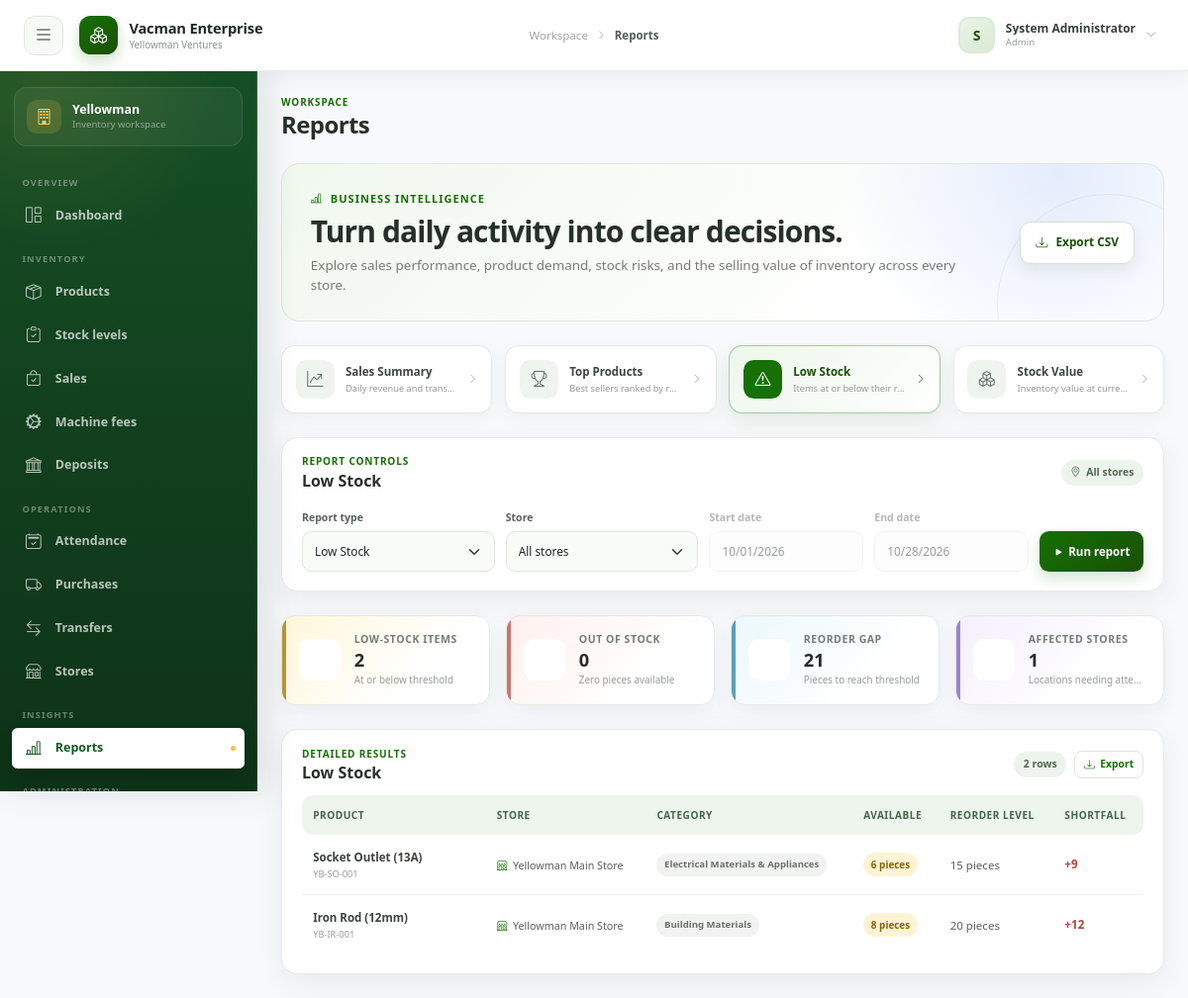
/reports.php?report_type=low_stock&store_id=0&start_date=2026-10-01&end_date=2026-10-28 (signed in), run on the app's committed database.
### tables this page shows
CREATE TABLE IF NOT EXISTS `inventory` (
  `id` int(11) NOT NULL AUTO_INCREMENT,
  `product_id` int(11) NOT NULL,
  `store_id` int(11) NOT NULL,
  `quantity` int(11) NOT NULL DEFAULT 0,
  `reserved_quantity` int(11) NOT NULL DEFAULT 0,
  `last_received_date` date DEFAULT NULL,
  `last_sold_date` date DEFAULT NULL,
  `last_physical_count` date DEFAULT NULL,
  `notes` text DEFAULT NULL,
  `created_at` timestamp NOT NULL DEFAULT current_timestamp(),
  `updated_at` timestamp NOT NULL DEFAULT current_timestamp() ON UPDATE current_timestamp(),
  PRIMARY KEY (`id`),
  UNIQUE KEY `unique_product_store` (`product_id`,`store_id`),
  KEY `store_id` (`store_id`),
  KEY `idx_quantity` (`quantity`),
  KEY `idx_last_activity` (`last_received_date`,`last_sold_date`)
);

CREATE TABLE IF NOT EXISTS `products` (
  `id` int(11) NOT NULL AUTO_INCREMENT,
  `sku` varchar(50) NOT NULL COMMENT 'Stock Keeping Unit',
  `name` varchar(255) NOT NULL,
  `description` text DEFAULT NULL,
  `category_id` int(11) NOT NULL,
  `barcode` varchar(100) DEFAULT NULL,
  `unit_price` decimal(10,2) NOT NULL DEFAULT 0.00,
  `cost_price` decimal(10,2) NOT NULL DEFAULT 0.00,
  `supplier_name` varchar(100) DEFAULT NULL,
  `supplier_contact` varchar(100) DEFAULT NULL,
  `reorder_level` int(11) NOT NULL DEFAULT 10,
  `min_stock` int(11) NOT NULL DEFAULT 5,
  `max_stock` int(11) NOT NULL DEFAULT 100,
  `warranty_months` int(11) DEFAULT 0,
  `image_url` varchar(500) DEFAULT NULL,
  `status` enum('active','discontinued','out_of_stock') DEFAULT 'active',
  `created_at` timestamp NOT NULL DEFAULT current_timestamp(),
  `updated_at` timestamp NOT NULL DEFAULT current_timestamp() ON UPDATE current_timestamp(),
  PRIMARY KEY (`id`),
  UNIQUE KEY `sku` (`sku`),
  KEY `idx_sku` (`sku`),
  KEY `idx_category` (`category_id`),
  KEY `idx_status` (`status`)
);

CREATE TABLE IF NOT EXISTS `stores` (
  `id` int(11) NOT NULL AUTO_INCREMENT,
  `name` varchar(100) NOT NULL,
  `location` varchar(255) NOT NULL,
  `address` text DEFAULT NULL,
  `contact_phone` varchar(20) DEFAULT NULL,
  `manager_id` int(11) DEFAULT NULL,
  `status` enum('active','inactive') DEFAULT 'active',
  `created_at` timestamp NOT NULL DEFAULT current_timestamp(),
  `updated_at` timestamp NOT NULL DEFAULT current_timestamp() ON UPDATE current_timestamp(),
  PRIMARY KEY (`id`),
  KEY `manager_id` (`manager_id`),
  KEY `idx_status` (`status`)
);

CREATE TABLE IF NOT EXISTS `categories` (
  `id` int(11) NOT NULL AUTO_INCREMENT,
  `name` varchar(100) NOT NULL,
  `description` text DEFAULT NULL,
  `parent_category_id` int(11) DEFAULT NULL,
  PRIMARY KEY (`id`),
  KEY `idx_parent` (`parent_category_id`)
);

### includes/functions.php (called while the page is built, shortened)
<?php
function e(?string $value): string
{
    return htmlspecialchars($value ?? '', ENT_QUOTES, 'UTF-8');
}

### reports.php (the view, shortened to what this page needs)
<?php
$pdo = db();
$reportType = $_GET['report_type'] ?? 'sales_summary';
$storeId = (int) ($_GET['store_id'] ?? 0);
$startDate = $_GET['start_date'] ?? date('Y-m-01');
$endDate = $_GET['end_date'] ?? date('Y-m-d');
$selectedStore = 'All stores';
$reportMeta = [
    'sales_summary' => ['label' => 'Sales Summary', 'description' => 'Daily revenue and transaction performance.', 'icon' => 'graph-up-arrow'],
    'top_products' => ['label' => 'Top Products', 'description' => 'Best sellers ranked by revenue.', 'icon' => 'trophy'],
    'low_stock' => ['label' => 'Low Stock', 'description' => 'Items at or below their reorder level.', 'icon' => 'exclamation-triangle'],
    'inventory_valuation' => ['label' => 'Stock Value', 'description' => 'Inventory value at current selling prices.', 'icon' => 'boxes'],
];
$results = [];
$chartLabels = [];
$chartValues = [];
$summaryCards = [];
$usesDateRange = in_array($reportType, ['sales_summary', 'top_products'], true);
if ($reportType === 'sales_summary') {
    $sql = "SELECT DATE(s.sale_date) AS report_date, COUNT(*) AS transaction_count,
                   COALESCE(SUM(s.total_amount), 0) AS revenue,
                   COALESCE(AVG(s.total_amount), 0) AS average_sale
            FROM sales s
            WHERE s.payment_status = 'approved' AND DATE(s.sale_date) BETWEEN :start AND :end";
    $params = [':start' => $startDate, ':end' => $endDate];
    if ($storeId > 0) { $sql .= ' AND s.store_id = :store_id'; $params[':store_id'] = $storeId; }
    $sql .= ' GROUP BY DATE(s.sale_date) ORDER BY report_date';
    $stmt = $pdo->prepare($sql);
    $stmt->execute($params);
    $results = $stmt->fetchAll();
    $totalRevenue = (float) array_sum(array_column($results, 'revenue'));
    $totalTransactions = (int) array_sum(array_column($results, 'transaction_count'));
    foreach ($results as $row) { $chartLabels[] = $row['report_date']; $chartValues[] = (float) $row['revenue']; }
    $summaryCards = [
        ['label' => 'Total revenue', 'value' => money($totalRevenue), 'hint' => 'Selected period', 'icon' => 'cash-stack', 'tone' => 'revenue'],
        ['label' => 'Transactions', 'value' => number_format($totalTransactions), 'hint' => 'Completed checkouts', 'icon' => 'receipt', 'tone' => 'transactions'],
        ['label' => 'Average sale', 'value' => money($totalTransactions ? $totalRevenue / $totalTransactions : 0), 'hint' => 'Revenue per transaction', 'icon' => 'calculator', 'tone' => 'average'],
        ['label' => 'Active sales days', 'value' => number_format(count($results)), 'hint' => 'Days with transactions', 'icon' => 'calendar-check', 'tone' => 'days'],
    ];
} elseif ($reportType === 'low_stock') {
    $sql = "SELECT p.name, p.sku, c.name AS category, i.quantity, p.reorder_level,
                   GREATEST(p.reorder_level - i.quantity, 0) AS reorder_gap, s.name AS store_name
            FROM inventory i
            JOIN products p ON p.id = i.product_id
            JOIN categories c ON c.id = p.category_id
            JOIN stores s ON s.id = i.store_id
            WHERE i.quantity <= p.reorder_level";
    $params = [];
    $sql .= ' ORDER BY i.quantity ASC, p.name';
    $stmt = $pdo->prepare($sql);
    $stmt->execute($params);
    $results = $stmt->fetchAll();
    $outOfStock = count(array_filter($results, static fn($row) => (int) $row['quantity'] === 0));
    $reorderUnits = (int) array_sum(array_column($results, 'reorder_gap'));
    $affectedStores = count(array_unique(array_column($results, 'store_name')));
    $summaryCards = [
        ['label' => 'Low-stock items', 'value' => number_format(count($results)), 'hint' => 'At or below threshold', 'icon' => 'exclamation-triangle', 'tone' => 'warning'],
        ['label' => 'Out of stock', 'value' => number_format($outOfStock), 'hint' => 'Zero pieces available', 'icon' => 'x-octagon', 'tone' => 'danger'],
        ['label' => 'Reorder gap', 'value' => number_format($reorderUnits), 'hint' => 'Pieces to reach threshold', 'icon' => 'cart-plus', 'tone' => 'average'],
        ['label' => 'Affected stores', 'value' => number_format($affectedStores), 'hint' => 'Locations needing attention', 'icon' => 'shop', 'tone' => 'days'],
    ];
}
$filterQuery = ['report_type' => $reportType, 'store_id' => $storeId, 'start_date' => $startDate, 'end_date' => $endDate];
$exportUrl = 'reports.php?' . http_build_query(array_merge($filterQuery, ['export' => 'csv']));
require __DIR__ . '/includes/header.php';
?>
<section class="report-hero mb-4">
  <div>
    <span class="report-overline"><i class="bi bi-bar-chart-line me-2"></i>Business intelligence</span>
    <h2>Turn daily activity into clear decisions.</h2>
    <p>Explore sales performance, product demand, stock risks, and the selling value of inventory across every store.</p>
  </div>
  <?php if ($results): ?><a class="btn report-export-button" href="<?= e($exportUrl) ?>"><i class="bi bi-download me-2"></i>Export CSV</a><?php endif; ?>
</section>
<nav class="report-type-grid mb-4" aria-label="Report types">
  <?php foreach ($reportMeta as $key => $meta):
    $typeUrl = 'reports.php?' . http_build_query(['report_type' => $key, 'store_id' => $storeId, 'start_date' => $startDate, 'end_date' => $endDate]);
  ?>
  <a href="<?= e($typeUrl) ?>" class="report-type-card <?= $reportType === $key ? 'active' : '' ?>" <?= $reportType === $key ? 'aria-current="page"' : '' ?>>
    <span><i class="bi bi-<?= e($meta['icon']) ?>"></i></span><div><strong><?= e($meta['label']) ?></strong><small><?= e($meta['description']) ?></small></div><i class="bi bi-chevron-right"></i>
  </a>
  <?php endforeach; ?>
</nav>
<section class="report-filter-panel mb-4">
  <header><div><span class="report-section-label">Report controls</span><h3><?= e($reportMeta[$reportType]['label']) ?></h3></div><span class="report-scope"><i class="bi bi-geo-alt"></i><?= e($selectedStore) ?></span></header>
  <form method="GET" action="reports.php" class="report-filters">
    <div><label class="form-label" for="reportType">Report type</label><select class="form-select" name="report_type" id="reportType"><?php foreach ($reportMeta as $key => $meta): ?><option value="<?= e($key) ?>" <?= $reportType === $key ? 'selected' : '' ?>><?= e($meta['label']) ?></option><?php endforeach; ?></select></div>
    <div><label class="form-label" for="reportStore">Store</label><select class="form-select" name="store_id" id="reportStore"><option value="0">All stores</option></select></div>
    <div class="report-date-field <?= $usesDateRange ? '' : 'is-disabled' ?>"><label class="form-label" for="reportStartDate">Start date</label><input type="date" class="form-control" name="start_date" id="reportStartDate" value="<?= e($startDate) ?>" <?= !$usesDateRange ? 'disabled' : '' ?>></div>
    <div class="report-date-field <?= $usesDateRange ? '' : 'is-disabled' ?>"><label class="form-label" for="reportEndDate">End date</label><input type="date" class="form-control" name="end_date" id="reportEndDate" value="<?= e($endDate) ?>" <?= !$usesDateRange ? 'disabled' : '' ?>></div>
    <button type="submit" class="btn report-run-button"><i class="bi bi-play-fill me-1"></i>Run report</button>
  </form>
</section>
<section class="report-kpi-grid mb-4" aria-label="Report summary">
  <?php foreach ($summaryCards as $card): ?>
  <div class="report-kpi report-kpi-<?= e($card['tone']) ?>"><span class="report-kpi-icon"><i class="bi bi-<?= e($card['icon']) ?>"></i></span><div><span><?= e($card['label']) ?></span><strong><?= e((string) $card['value']) ?></strong><small><?= e($card['hint']) ?></small></div></div>
  <?php endforeach; ?>
</section>
<section class="report-panel">
  <header class="report-panel-header"><div><span class="report-section-label">Detailed results</span><h3><?= e($reportMeta[$reportType]['label']) ?></h3></div><div class="report-panel-actions"><span class="report-result-count"><?= count($results) ?> row<?= count($results) === 1 ? '' : 's' ?></span><?php if ($results): ?><a href="<?= e($exportUrl) ?>" class="btn report-table-export"><i class="bi bi-download"></i><span>Export</span></a><?php endif; ?></div></header>
  <div class="table-responsive report-table-wrap">
    <table class="table align-middle report-table mb-0">
      <?php if ($reportType === 'sales_summary'): ?>
      <thead><tr><th>Date</th><th>Transactions</th><th>Revenue</th><th>Average sale</th><th>Share</th></tr></thead>
      <tbody><?php if (!$results): ?><tr><td colspan="5"><?php require __DIR__ . '/includes/report-empty.php'; ?></td></tr><?php else: foreach ($results as $row): $share = $totalRevenue > 0 ? ((float) $row['revenue'] / $totalRevenue) * 100 : 0; ?><tr><td><div class="report-date"><span><?= e(date('d', strtotime($row['report_date']))) ?></span><div><strong><?= e(date('M Y', strtotime($row['report_date']))) ?></strong><small><?= e(date('l', strtotime($row['report_date']))) ?></small></div></div></td><td><strong class="report-number"><?= number_format((int) $row['transaction_count']) ?></strong></td><td><strong class="report-money"><?= e(money($row['revenue'])) ?></strong></td><td><?= e(money($row['average_sale'])) ?></td><td><div class="report-share"><span style="width: <?= min(100, $share) ?>%"></span></div><small class="report-share-label"><?= number_format($share, 1) ?>%</small></td></tr><?php endforeach; endif; ?></tbody>
      <?php elseif ($reportType === 'low_stock'): ?>
      <thead><tr><th>Product</th><th>Store</th><th>Category</th><th>Available</th><th>Reorder level</th><th>Shortfall</th></tr></thead>
      <tbody><?php if (!$results): ?><tr><td colspan="6"><?php require __DIR__ . '/includes/report-empty.php'; ?></td></tr><?php else: foreach ($results as $row): ?><tr><td><div class="report-product"><strong><?= e($row['name']) ?></strong><small><?= e($row['sku']) ?></small></div></td><td><span class="report-store"><i class="bi bi-shop"></i><?= e($row['store_name']) ?></span></td><td><span class="report-category"><?= e($row['category']) ?></span></td><td><span class="report-stock-level <?= (int) $row['quantity'] === 0 ? 'empty' : 'low' ?>"><?= number_format((int) $row['quantity']) ?> pieces</span></td><td><?= number_format((int) $row['reorder_level']) ?> pieces</td><td><strong class="report-shortfall">+<?= number_format((int) $row['reorder_gap']) ?></strong></td></tr><?php endforeach; endif; ?></tbody>
      <?php endif; ?>
    </table>
  </div>
</section>
<?php
require __DIR__ . '/includes/footer.php';
?>

### data on the page
inventory: product.name "Socket Outlet (13A)", product.sku "YB-SO-001", store.name "Yellowman Main Store", categories.name "Electrical Materials & Appliances", quantity "6", product.reorder_level "15", reorder_gap "9"
inventory: product.name "Iron Rod (12mm)", product.sku "YB-IR-001", store.name "Yellowman Main Store", categories.name "Building Materials", quantity "8", product.reorder_level "20", reorder_gap "12"

### other printed values
APP_NAME "Vacman Enterprise"
BUSINESS_NAME "Yellowman Ventures"
$pageTitle "Reports"
substr($user['full_name'] ?? 'U', 0, 1) "S"
$user['full_name'] "System Administrator"
implode(' · ', $userRoleLabels) "Admin"
$meta['label'] "Sales Summary"
$meta['description'] "Daily revenue and trans…"
$meta['label'] "Top Products"
$meta['description'] "Best sellers ranked by r…"
$meta['label'] "Low Stock"
$meta['description'] "Items at or below their…"
$meta['label'] "Stock Value"
$meta['description'] "Inventory value at curre…"
$reportMeta[$reportType]['label'] "Low Stock"
